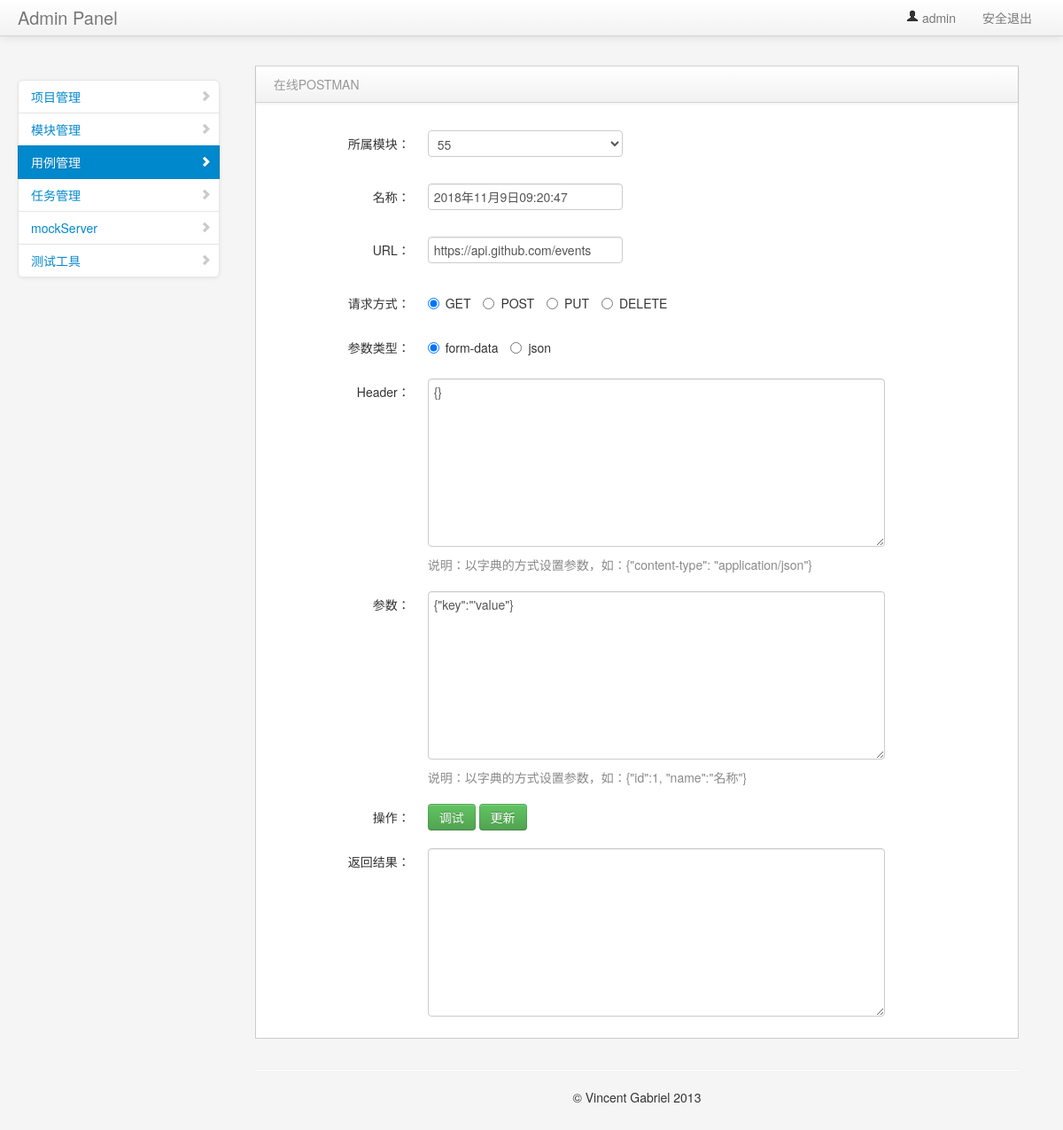
/interface/edit_case/5/ (signed in), run on the app's committed database.
### interface_app/models.py (models this page shows, shortened)
class TestCase(models.Model):
    module = models.ForeignKey(Model, on_delete=models.CASCADE)
    name = models.CharField("描述",max_length=50,default="")
    url = models.CharField("URL",max_length=50,default="")
    req_methed = models.CharField("方法", max_length=50,default="")
    req_type = models.CharField("参数类型", max_length=50,default="")
    req_header = models.TextField("HEADER",default="")
    req_para = models.TextField("参数",default="")
    response_assert = models.TextField("验证",default="")
    creator = models.TextField("创建人",default="")
    create_time = models.DateTimeField("创建时间", auto_now=True)

### interface_app/views.py (the view)
# urls.py: path("edit_case/<int:mid>/", views.edit_case),
@login_required
def edit_case(request,mid):
    if request.method == "POST":
        form = TestCaseForm(request.POST)
        if form.is_valid():
            eid = form.cleaned_data["eid"]
            print(eid)
            module_obj = Model.objects.get(id=eid)
            module = form.cleaned_data[module_obj],
            name = form.cleaned_data["api_name"]
            url = form.cleaned_data["api_url"]
            req_methed = form.cleaned_data["req_mode"]
            req_type = form.cleaned_data["par_type"]
            req_header = form.cleaned_data["api_header"]
            req_para = form.cleaned_data["api_parameter"]
            TestCase.objects.filter(id=mid).update(module=module, name=name, url=url,req_methed=req_methed
                    ,req_type=req_type,req_header=req_header,req_para=req_para)
            return HttpResponseRedirect('/interface/case_manage/')
    else:
        if mid:
            form = TestCaseForm(instance = TestCase.objects.filter(id=mid).first())
    return render(request, "api_edit_debug.html", {"type": "edit", "form": form, "id": mid})

### interface_app/forms.py
class TestCaseForm(forms.ModelForm):
    class Meta:
        model = TestCase
        exclude = ['create_time']

### project_app/models.py (called while the page is built)
    def __str__(self):
        return self.name

### templates/api_edit_debug.html (shortened to what this page needs)
{% extends "case_manage.html" %}
{% block edit_debug %}
<fieldset>
<form class="form-horizontal"　 action="/interface/edit_case/{{id}}/" method="post">
    <div class="control-group">
          <label class="control-label">所属模块：</label>
          <div class="controls">
                {{ form.module}}
          </div>
    </div>
    <div class="control-group">
          <label class="control-label">名称：</label>
          <div class="controls">
              {{form.name}}
          </div>
    </div>
    <div class="control-group">
          <label class="control-label">URL：</label>
          <div class="controls">
              {{form.url}}
          </div>
    </div>
    <div class="control-group">
          <label class="control-label">请求方式：</label>
          <div class="controls" style="width: 77%">
            <label class="radio inline">
                <input type="radio" value="get" id="get" name="req_mode" checked>
              GET
            </label>
            <label class="radio inline">
              <input type="radio" value="post" id="post" name="req_mode">
              POST
            </label>
            <label class="radio inline">
              <input type="radio" value="pub" id="pub" name="req_mode">
              PUT
            </label>
            <label class="radio inline">
              <input type="radio" value="delete" id="delete" name="req_mode">
              DELETE
            </label>
          </div>
    </div>
    <div class="control-group">
          <label class="control-label">参数类型：</label>
          <div class="controls">
            <label class="radio inline">
              <input type="radio" value="form" id="form" name="parameter" checked>
              form-data
            </label>
            <label class="radio inline">
              <input type="radio" value="json" id="json" name="parameter">
              json
            </label>
          </div>
    </div>
    <div class="control-group">
          <label class="control-label">Header：</label>
          <div class="controls">
              {{form.req_header}}
            <p class="help-block" style="color:#8B8989">说明：以字典的方式设置参数，如：{"content-type": "application/json"}</p>
          </div>
    </div>
    <div class="control-group">
          <label class="control-label">参数： </label>
          <div class="controls">
              {{form.req_para}}
            <p class="help-block" style="color:#8B8989">说明：以字典的方式设置参数，如：{"id":1, "name":"名称"}</p>
          </div>
    </div>
    <div class="control-group">
          <label class="control-label">操作：</label>
          <div class="controls">
            <button class="btn btn-success" id="send" type="button">调试</button>
            <button class="btn btn-success" id="update" type="submit">更新</button>
          </div>
    </div>
</form>
    <div class="form-horizontal">
          <label class="control-label">返回结果：</label>
          <div class="controls">
            <div class="textarea">
                  <textarea id="result" class="form-control" rows="10"> </textarea>
            </div>
          </div>
    </div>
</fieldset>
{% endblock %}

### templates/common/nav.html (shortened to what this page needs)
<!DOCTYPE html>
<html>
    <head>
        <link href="/static/bootstrap/css/bootstrap.min.css" rel="stylesheet" media="screen">
        <link href="/static/bootstrap/css/bootstrap-responsive.min.css" rel="stylesheet" media="screen">
        <link href="/static/assets/css/styles.css" rel="stylesheet" media="screen">
        <link href="/static/assets/css/DT_bootstrap.css" rel="stylesheet" media="screen">
    </head>
    <body>
        <div class="navbar navbar-fixed-top">
            <div class="navbar-inner">
                <div class="container-fluid">
                    <a class="brand" href="#">Admin Panel</a>
                    <div class="nav-collapse collapse">
                        <ul class="nav pull-right">
                            <li class="dropdown">
                                <a href="#" role="button" class="dropdown-toggle" data-toggle="dropdown">
                                    <i class="icon-user"></i> {{user}}
                                </a>
                            </li>
                            <li>
                                <a tabindex="-1" href="/user/logout/">安全退出</a>
                            </li>
                        </ul>
                    </div>
                </div>
            </div>
        </div>
        <div class="container-fluid">
            <div class="row-fluid">
                 {% block context %}
                 {% endblock context %}
            </div>
            <hr>
            <footer>
                <p style="text-align: center">&copy; Vincent Gabriel 2013</p>
            </footer>
        </div>
    </body>
</html>

### static/assets/css/styles.css (style rules this page uses)
body { padding-top: 0; padding-bottom: 40px; background-color: #f5f5f5; }
@media (min-width: 979px) { body { padding-top: 60px; } }

### templates/api_edit_debug.html (style rules this page uses)
fieldset { margin-top: 2% }
label { vertical-align:middle;display:inline-block; }
textarea { width: 77%;height: 180px }

### data on the page
TestCase: module "55", name "2018年11月9日09:20:47", url "https://api.github.com/events", req_header "{}", req_para "{\"key\":\"'value\"}"

### other printed values
{{ user }} "admin"
